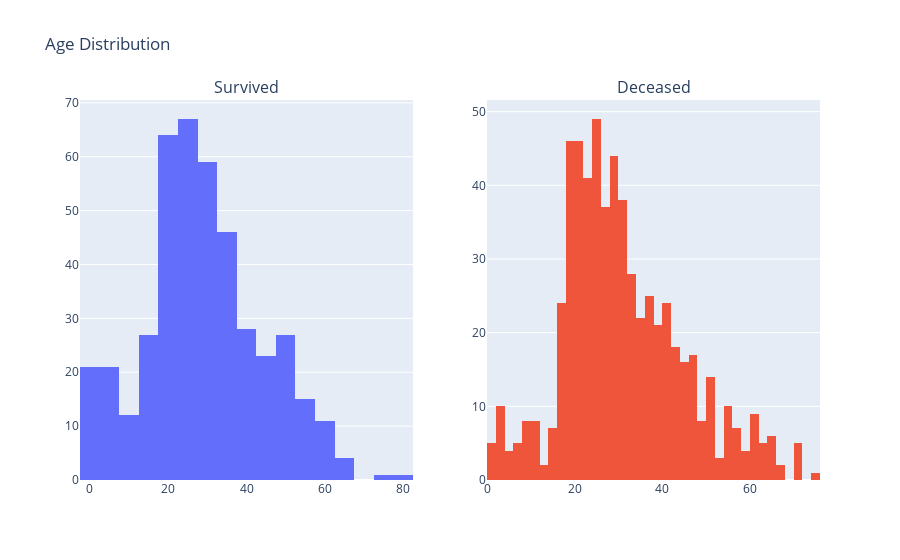

Notebook source saved alongside this figure:
### Code cell
fig = make_subplots(rows=1, cols=2, subplot_titles=['Survived', 'Deceased'])

fig.add_trace(go.Histogram(x=titanic_df[titanic_df['survived'] == 1.0]['age']), row=1, col=1)
fig.add_trace(go.Histogram(x=titanic_df[titanic_df['survived'] == 0.0]['age']), row=1, col=2)

fig.update_layout(title_text='Age Distribution', showlegend=False)

fig.show()

### Figure 1 — Plotly figure (JSON) as saved in the notebook; plotly's stock layout.template omitted (floating-point values rounded to 4 significant figures; data arrays with more than 128 entries replaced by an {"elided": "..."} marker saying what was removed)
{"data": [{"type": "histogram", "x": {"elided": "500 float values"}, "xaxis": "x", "yaxis": "y"}, {"type": "histogram", "x": {"elided": "809 float values"}, "xaxis": "x2", "yaxis": "y2"}], "layout": {"annotations": [{"font": {"size": 16}, "showarrow": false, "text": "Survived", "x": 0.225, "xanchor": "center", "xref": "paper", "y": 1, "yanchor": "bottom", "yref": "paper"}, {"font": {"size": 16}, "showarrow": false, "text": "Deceased", "x": 0.775, "xanchor": "center", "xref": "paper", "y": 1, "yanchor": "bottom", "yref": "paper"}], "showlegend": false, "title": {"text": "Age Distribution"}, "xaxis": {"anchor": "y", "domain": [0, 0.45]}, "xaxis2": {"anchor": "y2", "domain": [0.55, 1]}, "yaxis": {"anchor": "x", "domain": [0, 1]}, "yaxis2": {"anchor": "x2", "domain": [0, 1]}}}
